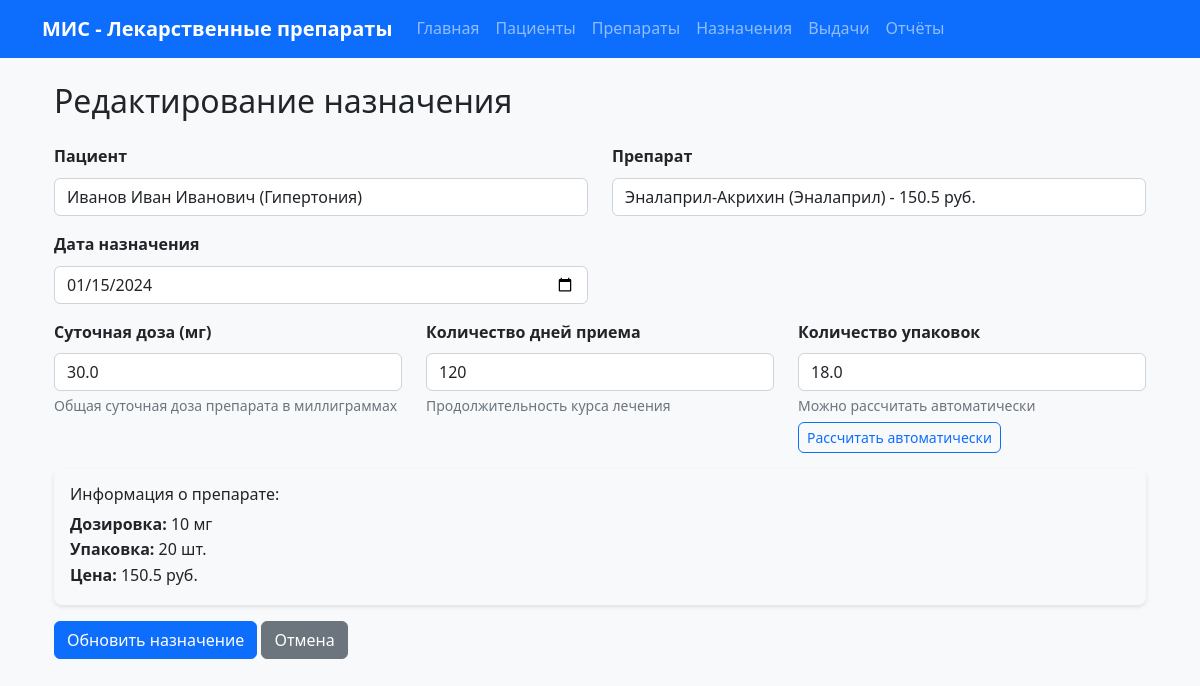
The page /prescriptions/edit/1 on the database its author committed.
### tables this page shows
CREATE TABLE patients (
            patient_id INTEGER PRIMARY KEY AUTOINCREMENT,
            fio TEXT NOT NULL,
            birth_year INTEGER NOT NULL,
            diagnosis TEXT NOT NULL,
            attending_doctor TEXT NOT NULL,
            created_at TIMESTAMP DEFAULT CURRENT_TIMESTAMP,
            updated_at TIMESTAMP DEFAULT CURRENT_TIMESTAMP
        );

CREATE TABLE prescriptions (
            prescription_id INTEGER PRIMARY KEY AUTOINCREMENT,
            patient_id INTEGER NOT NULL,
            medicine_id INTEGER NOT NULL,
            prescription_date DATE NOT NULL,
            quantity_packs REAL NOT NULL,
            daily_dose REAL,
            treatment_days INTEGER,
            created_at TIMESTAMP DEFAULT CURRENT_TIMESTAMP,
            updated_at TIMESTAMP DEFAULT CURRENT_TIMESTAMP,
            FOREIGN KEY (patient_id) REFERENCES patients (patient_id),
            FOREIGN KEY (medicine_id) REFERENCES medicines (medicine_id)
        );

CREATE TABLE medicines (
            medicine_id INTEGER PRIMARY KEY AUTOINCREMENT,
            smmn_node_code TEXT NOT NULL,
            section TEXT NOT NULL,
            standardized_mnn TEXT NOT NULL,
            trade_name_vk TEXT NOT NULL,
            standardized_dosage_form TEXT NOT NULL,
            standardized_dosage TEXT NOT NULL,
            characteristic TEXT,
            packaging INTEGER NOT NULL,
            price REAL NOT NULL,
            created_at TIMESTAMP DEFAULT CURRENT_TIMESTAMP,
            updated_at TIMESTAMP DEFAULT CURRENT_TIMESTAMP
        );

### routes.py (the view, shortened to what this page needs)
    @app.route("/prescriptions/edit/<int:prescription_id>", methods=["GET", "POST"])
    def edit_prescription(prescription_id):
        prescription = Prescription.get_by_id(prescription_id)
        if not prescription:
            flash("Назначение не найдено", "error")
            return redirect(url_for("prescriptions"))
        patients = Patient.get_all()
        medicines = Medicine.get_all()
        return render_template("prescription_form.html", prescription=prescription, patients=patients, medicines=medicines)

### database.py (called while the page is built)
def get_db():
    if 'db' not in g:
        g.db = sqlite3.connect(current_app.config['DATABASE_PATH'])
        g.db.row_factory = sqlite3.Row
    return g.db

def execute_query(query, params=None):
    db = get_db()
    if params:
        cursor = db.execute(query, params)
    else:
        cursor = db.execute(query)
    return cursor

def fetch_one(query, params=None):
    cursor = execute_query(query, params)
    return cursor.fetchone()

def fetch_all(query, params=None):
    cursor = execute_query(query, params)
    return cursor.fetchall()

### models.py (called while the page is built)
    @staticmethod
    def get_all():
        query = "SELECT * FROM patients"
        rows = fetch_all(query)
        return [Patient(patient_id=row["patient_id"], fio=row["fio"], birth_year=row["birth_year"], diagnosis=row["diagnosis"], attending_doctor=row["attending_doctor"]) for row in rows]

    @staticmethod
    def get_all():
        query = "SELECT * FROM medicines"
        rows = fetch_all(query)
        return [Medicine(medicine_id=row["medicine_id"], smmn_node_code=row["smmn_node_code"], section=row["section"], standardized_mnn=row["standardized_mnn"], trade_name_vk=row["trade_name_vk"], standardized_dosage_form=row["standardized_dosage_form"], standardized_dosage=row["standardized_dosage"], characteristic=row["characteristic"], packaging=row["packaging"], price=row["price"]) for row in rows]

    @staticmethod
    def get_by_id(prescription_id):
        query = "SELECT * FROM prescriptions WHERE prescription_id = ?"
        row = fetch_one(query, (prescription_id,))
        if row:
            daily_dose = row["daily_dose"] if "daily_dose" in row.keys() else None
            treatment_days = row["treatment_days"] if "treatment_days" in row.keys() else None
            return Prescription(prescription_id=row["prescription_id"], patient_id=row["patient_id"], medicine_id=row["medicine_id"], prescription_date=row["prescription_date"], quantity_packs=row["quantity_packs"], daily_dose=daily_dose, treatment_days=treatment_days)
        return None

### templates/prescription_form.html (shortened to what this page needs)
{% extends "base.html" %}
{% block content %}
<div class="container mt-4">
    <h2 class="mb-4">
        {% if prescription %}Редактирование назначения{% else %}Добавление назначения{% endif %}
    </h2>
    <form method="POST" id="prescriptionForm">
        <div class="row">
            <div class="col-md-6">
                <div class="mb-3">
                    <label for="patient_search" class="form-label">Пациент</label>
                    <input type="text" class="form-control" id="patient_search"
                           placeholder="Начните вводить ФИО или диагноз пациента..."
                           value="{% if prescription %}{% for patient in patients %}{% if patient.patient_id == prescription.patient_id %}{{ patient.fio }} ({{ patient.diagnosis }}){% endif %}{% endfor %}{% endif %}">
                </div>
            </div>
            <div class="col-md-6">
                <div class="mb-3">
                    <label for="medicine_search" class="form-label">Препарат</label>
                    <input type="text" class="form-control" id="medicine_search"
                           placeholder="Начните вводить название препарата..."
                           value="{% if prescription %}{% for medicine in medicines %}{% if medicine.medicine_id == prescription.medicine_id %}{{ medicine.trade_name_vk }} ({{ medicine.standardized_mnn }}) - {{ medicine.price }} руб.{% endif %}{% endfor %}{% endif %}">
                </div>
            </div>
        </div>
        <div class="row">
            <div class="col-md-6">
                <div class="mb-3">
                    <label for="prescription_date" class="form-label">Дата назначения</label>
                    <input type="date" class="form-control" id="prescription_date" name="prescription_date"
                           value="{% if prescription %}{{ prescription.prescription_date }}{% else %}{{ today }}{% endif %}" required>
                </div>
            </div>
        </div>
        <div class="row">
            <div class="col-md-4">
                <div class="mb-3">
                    <label for="daily_dose" class="form-label">Суточная доза (мг)</label>
                    <input type="number" class="form-control" id="daily_dose" name="daily_dose"
                           step="0.1" min="0.1"
                           value="{% if prescription and prescription.daily_dose %}{{ prescription.daily_dose }}{% endif %}">
                    <div class="form-text">Общая суточная доза препарата в миллиграммах</div>
                </div>
            </div>
            <div class="col-md-4">
                <div class="mb-3">
                    <label for="treatment_days" class="form-label">Количество дней приема</label>
                    <input type="number" class="form-control" id="treatment_days" name="treatment_days"
                           min="1" max="365"
                           value="{% if prescription and prescription.treatment_days %}{{ prescription.treatment_days }}{% endif %}">
                    <div class="form-text">Продолжительность курса лечения</div>
                </div>
            </div>
            <div class="col-md-4">
                <div class="mb-3">
                    <label for="quantity_packs" class="form-label">Количество упаковок</label>
                    <input type="number" class="form-control" id="quantity_packs" name="quantity_packs"
                           step="0.1" min="0.1"
                           value="{% if prescription %}{{ prescription.quantity_packs }}{% endif %}" required>
                    <div class="form-text">
                        <span id="calculation_info"></span>
                        <button type="button" class="btn btn-sm btn-outline-primary mt-1" id="calculate_btn" style="display: none;">
                            Рассчитать автоматически
                        </button>
                    </div>
                </div>
            </div>
        </div>
            <div id="medicine_info" class="alert">
                <h6>Информация о препарате:</h6>
            <div id="medicine_details">
                {% if prescription and prescription.medicine_id %}
                    {% for medicine in medicines %}
                        {% if medicine.medicine_id == prescription.medicine_id %}
                            <strong>Дозировка:</strong> {{ medicine.standardized_dosage }}<br>
                            <strong>Упаковка:</strong> {{ medicine.packaging }} шт.<br>
                        {% endif %}
                    {% endfor %}
                {% else %}
                    <p>Выберите препарат для отображения информации.</p>
                {% endif %}
            </div>
        </div>
        <div class="mb-3">
            <button type="submit" class="btn btn-primary">
                {% if prescription %}Обновить назначение{% else %}Добавить назначение{% endif %}
            </button>
            <a href="{{ url_for("prescriptions") }}" class="btn btn-secondary">Отмена</a>
        </div>
    </form>
</div>
{% endblock %}

### static/css/style.css (style rules this page uses)
:root { --primary-color: #0d6efd; --secondary-color: #6c757d; --success-color: #198754; --danger-color: #dc3545; --warning-color: #ffc107; --info-color: #0dcaf0; --light-color: #f8f9fa; --dark-color: #212529; }
body { font-family: 'Segoe UI', Tahoma, Geneva, Verdana, sans-serif; background-color: #f8f9fa; line-height: 1.6; }
.btn { border-radius: 6px; font-weight: 500; transition: all 0.2s ease; }
.form-control, .form-select { border-radius: 6px; border: 1px solid #ced4da; transition: border-color 0.15s ease-in-out, box-shadow 0.15s ease-in-out; }
.form-label { font-weight: 600; color: var(--dark-color); margin-bottom: 0.5rem; }
.form-text { font-size: 0.875rem; color: var(--secondary-color); }
.alert { border-radius: 8px; border: none; box-shadow: 0 2px 4px rgba(0,0,0,0.1); }

### rows shown on the page
patients: patient_id+fio+diagnosis "Иванов Иван Иванович (Гипертония)"
medicines: medicine_id+trade_name_vk+standardized_mnn "Эналаприл-Акрихин (Эналаприл) - 150.5 руб."
prescriptions: prescription_date "01/15/2024", daily_dose "30.0", treatment_days "120", quantity_packs "18.0"
